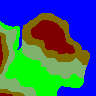

Below is a game level as drawn by its tile map, then a one-line description and the .tmx that defines it (tile-layer data replaced by summaries):
An orthogonal 96x96 tile map with 1x1 px tiles, 1 tile layer (Calque de Tuiles 1).

<map version="1.10" tiledversion="1.11.2" orientation="orthogonal" renderorder="right-down" width="96" height="96" tilewidth="1" tileheight="1" infinite="0" nextlayerid="2" nextobjectid="1">
 <tileset firstgid="1" source="SimCity.tsx" />
 <layer id="1" name="Calque de Tuiles 1" width="96" height="96">
  <data>[9216 cells, 9216 non-empty, 5 distinct tile ids]</data>
 </layer>
</map>
